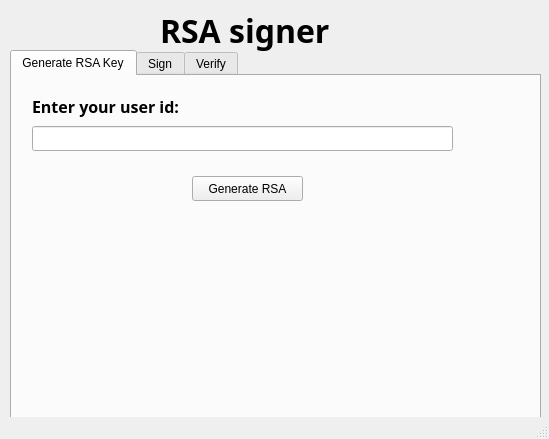
<?xml version="1.0" encoding="UTF-8"?>
<ui version="4.0">
 <class>MainWindow</class>
 <widget class="QMainWindow" name="MainWindow">
  <property name="geometry">
   <rect>
    <x>0</x>
    <y>0</y>
    <width>549</width>
    <height>439</height>
   </rect>
  </property>
  <property name="windowTitle">
   <string>MainWindow</string>
  </property>
  <widget class="QWidget" name="centralwidget">
   <widget class="QLabel" name="label">
    <property name="geometry">
     <rect>
      <x>160</x>
      <y>10</y>
      <width>201</width>
      <height>41</height>
     </rect>
    </property>
    <property name="font">
     <font>
      <family>Sans</family>
      <pointsize>24</pointsize>
      <weight>75</weight>
      <bold>true</bold>
     </font>
    </property>
    <property name="text">
     <string>RSA signer</string>
    </property>
   </widget>
   <widget class="QTabWidget" name="tabWidget">
    <property name="geometry">
     <rect>
      <x>10</x>
      <y>50</y>
      <width>531</width>
      <height>371</height>
     </rect>
    </property>
    <property name="currentIndex">
     <number>0</number>
    </property>
    <widget class="QWidget" name="tb_gen_key">
     <attribute name="title">
      <string>Generate RSA Key</string>
     </attribute>
     <widget class="QLineEdit" name="txtUserId">
      <property name="geometry">
       <rect>
        <x>20</x>
        <y>50</y>
        <width>421</width>
        <height>25</height>
       </rect>
      </property>
     </widget>
     <widget class="QPushButton" name="btnGenerateRSA">
      <property name="geometry">
       <rect>
        <x>180</x>
        <y>100</y>
        <width>111</width>
        <height>25</height>
       </rect>
      </property>
      <property name="text">
       <string>Generate RSA</string>
      </property>
     </widget>
     <widget class="QLabel" name="label_6">
      <property name="geometry">
       <rect>
        <x>20</x>
        <y>20</y>
        <width>201</width>
        <height>21</height>
       </rect>
      </property>
      <property name="font">
       <font>
        <family>Abyssinica SIL</family>
        <pointsize>12</pointsize>
        <weight>75</weight>
        <bold>true</bold>
       </font>
      </property>
      <property name="text">
       <string>Enter your user id:</string>
      </property>
      <property name="textFormat">
       <enum>Qt::AutoText</enum>
      </property>
     </widget>
    </widget>
    <widget class="QWidget" name="tab_sign">
     <attribute name="title">
      <string>Sign</string>
     </attribute>
     <widget class="QLabel" name="label_3">
      <property name="geometry">
       <rect>
        <x>30</x>
        <y>120</y>
        <width>191</width>
        <height>31</height>
       </rect>
      </property>
      <property name="font">
       <font>
        <family>Abyssinica SIL</family>
        <pointsize>12</pointsize>
        <weight>75</weight>
        <bold>true</bold>
       </font>
      </property>
      <property name="text">
       <string>Select the file to sign:</string>
      </property>
      <property name="textFormat">
       <enum>Qt::AutoText</enum>
      </property>
     </widget>
     <widget class="QPushButton" name="btnSign">
      <property name="geometry">
       <rect>
        <x>210</x>
        <y>220</y>
        <width>83</width>
        <height>25</height>
       </rect>
      </property>
      <property name="text">
       <string>Sign</string>
      </property>
     </widget>
     <widget class="QLineEdit" name="txtSign">
      <property name="enabled">
       <bool>false</bool>
      </property>
      <property name="geometry">
       <rect>
        <x>30</x>
        <y>150</y>
        <width>421</width>
        <height>25</height>
       </rect>
      </property>
      <property name="placeholderText">
       <string>Select file</string>
      </property>
     </widget>
     <widget class="QPushButton" name="btnBrowseFile">
      <property name="geometry">
       <rect>
        <x>450</x>
        <y>150</y>
        <width>21</width>
        <height>25</height>
       </rect>
      </property>
      <property name="text">
       <string>...</string>
      </property>
     </widget>
     <widget class="QLineEdit" name="txtNewSigner">
      <property name="enabled">
       <bool>false</bool>
      </property>
      <property name="geometry">
       <rect>
        <x>30</x>
        <y>50</y>
        <width>421</width>
        <height>25</height>
       </rect>
      </property>
      <property name="text">
       <string>Select the signer key:</string>
      </property>
      <property name="placeholderText">
       <string>Select file</string>
      </property>
     </widget>
     <widget class="QPushButton" name="btnBrowseNewSigner">
      <property name="geometry">
       <rect>
        <x>450</x>
        <y>50</y>
        <width>21</width>
        <height>25</height>
       </rect>
      </property>
      <property name="text">
       <string>...</string>
      </property>
     </widget>
     <widget class="QLabel" name="label_4">
      <property name="geometry">
       <rect>
        <x>30</x>
        <y>20</y>
        <width>191</width>
        <height>31</height>
       </rect>
      </property>
      <property name="font">
       <font>
        <family>Abyssinica SIL</family>
        <pointsize>12</pointsize>
        <weight>75</weight>
        <bold>true</bold>
       </font>
      </property>
      <property name="text">
       <string>Select signer key:</string>
      </property>
      <property name="textFormat">
       <enum>Qt::AutoText</enum>
      </property>
     </widget>
    </widget>
    <widget class="QWidget" name="tab_verify">
     <attribute name="title">
      <string>Verify</string>
     </attribute>
     <widget class="QLineEdit" name="txtSigned">
      <property name="enabled">
       <bool>false</bool>
      </property>
      <property name="geometry">
       <rect>
        <x>30</x>
        <y>140</y>
        <width>421</width>
        <height>25</height>
       </rect>
      </property>
      <property name="placeholderText">
       <string>Select file</string>
      </property>
     </widget>
     <widget class="QPushButton" name="btnVerify">
      <property name="geometry">
       <rect>
        <x>200</x>
        <y>220</y>
        <width>83</width>
        <height>25</height>
       </rect>
      </property>
      <property name="text">
       <string>Verify</string>
      </property>
     </widget>
     <widget class="QPushButton" name="btnBrowseSigned">
      <property name="geometry">
       <rect>
        <x>450</x>
        <y>140</y>
        <width>21</width>
        <height>25</height>
       </rect>
      </property>
      <property name="text">
       <string>...</string>
      </property>
     </widget>
     <widget class="QLabel" name="label_2">
      <property name="geometry">
       <rect>
        <x>30</x>
        <y>110</y>
        <width>201</width>
        <height>21</height>
       </rect>
      </property>
      <property name="font">
       <font>
        <family>Abyssinica SIL</family>
        <pointsize>12</pointsize>
        <weight>75</weight>
        <bold>true</bold>
       </font>
      </property>
      <property name="text">
       <string>Select the signed file:</string>
      </property>
      <property name="textFormat">
       <enum>Qt::AutoText</enum>
      </property>
     </widget>
     <widget class="QLabel" name="label_5">
      <property name="geometry">
       <rect>
        <x>30</x>
        <y>20</y>
        <width>201</width>
        <height>21</height>
       </rect>
      </property>
      <property name="font">
       <font>
        <family>Abyssinica SIL</family>
        <pointsize>12</pointsize>
        <weight>75</weight>
        <bold>true</bold>
       </font>
      </property>
      <property name="text">
       <string>Select signer key:</string>
      </property>
      <property name="textFormat">
       <enum>Qt::AutoText</enum>
      </property>
     </widget>
     <widget class="QLineEdit" name="txtActualSigner">
      <property name="enabled">
       <bool>false</bool>
      </property>
      <property name="geometry">
       <rect>
        <x>30</x>
        <y>50</y>
        <width>421</width>
        <height>25</height>
       </rect>
      </property>
      <property name="placeholderText">
       <string>Select file</string>
      </property>
     </widget>
     <widget class="QPushButton" name="btnBrowseActualSigner">
      <property name="geometry">
       <rect>
        <x>450</x>
        <y>50</y>
        <width>21</width>
        <height>25</height>
       </rect>
      </property>
      <property name="text">
       <string>...</string>
      </property>
     </widget>
    </widget>
   </widget>
  </widget>
  <widget class="QStatusBar" name="statusbar"/>
 </widget>
 <resources/>
 <connections/>
</ui>
